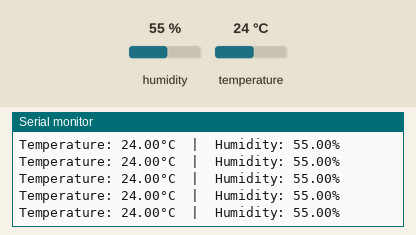
Bench run of a program on a simulated Arduino Uno, built with avr-gcc and run on an emulated ATmega328P. On the bench: the last lines printed to the serial monitor. The inputs (shaded band) are chosen by the test bench; at power-on: humidity 55 %, temperature 24 °C.

Above: at 2.9 s.
3.0 s: humidity set to 22 %
At 4.27 s:
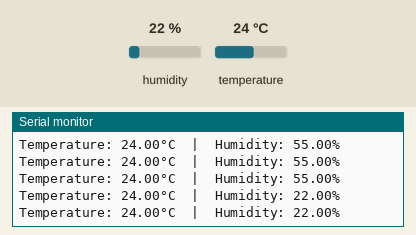
9.1 s: temperature set to 12 °C
At 9.22 s:
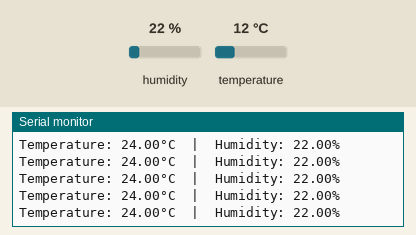
11.9 s: humidity set to 40 %
At 12.46 s:
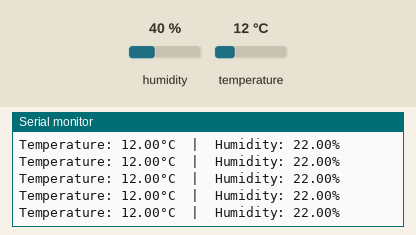
Timing chart, 0 to 14.9 s (numbered marks = the images above; inputs shaded):
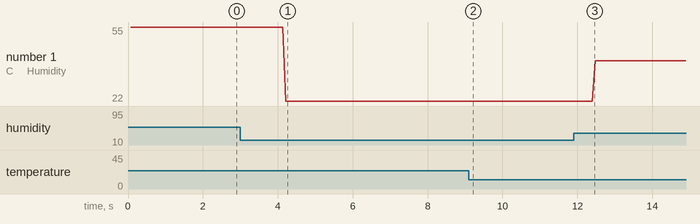

The program:

main.cpp
```cpp
#include <Arduino.h>
#include <DHT.h>

// Define the pin and sensor type
#define DHTPIN 2       // Digital pin connected to the DHT sensor
#define DHTTYPE DHT11  // Change to DHT22 if you're using that sensor

// Initialize DHT sensor
DHT dht(DHTPIN, DHTTYPE);

void setup() {
  Serial.begin(9600);
  dht.begin();
}

void loop() {
  // Drastically reduce delay to send data very frequently
  delay(50); // Changed from 1000ms to 50ms (0.05 seconds)

  // Read temperature and humidity
  float humidity = dht.readHumidity();
  float temperature = dht.readTemperature(); // Celsius by default

  // Check if any reads failed
  if (isnan(humidity) || isnan(temperature)) {
    Serial.println("Failed to read from DHT sensor!");
    return;
  }

  // Print values to Serial Monitor
  Serial.print("Temperature: ");
  Serial.print(temperature);
  Serial.print("°C  |  Humidity: ");
  Serial.print(humidity);
  Serial.println("%");
}
```

Measured:
- after the input at 3.0 s, the serial monitor: prints a new line after 1.2 s (image 1)
- plotted number 1: 55 → 22 after the input at 3.0 s, 22 → 40 after the input at 11.9 s
